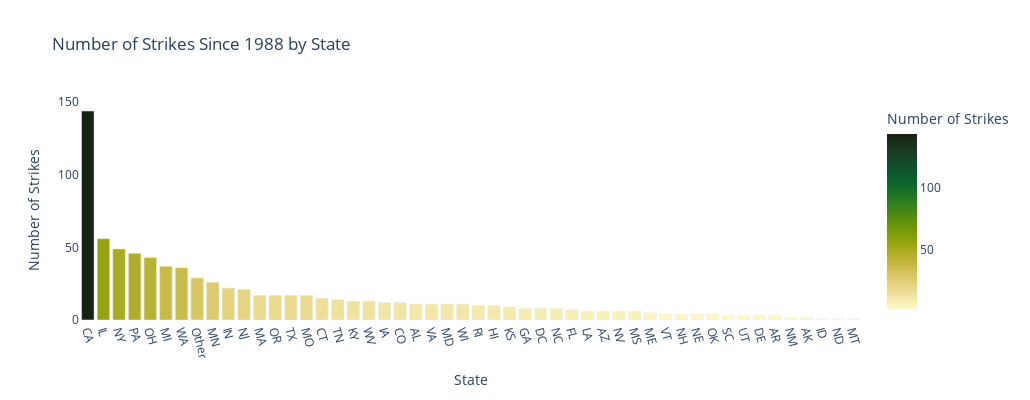

Notebook source saved alongside this figure:
### Code cell
#Bar chart of number of strikes by State since 1988:
fig = px.bar(stateCounts, x='State', y='Counts',
             hover_data=['Counts', 'State'], color='Counts',
             labels={'Counts':'Number of Strikes'},
             height=400, width = 1030, color_continuous_scale = 'speed',
            title = 'Number of Strikes Since 1988 by State')
fig.update_xaxes(
        tickangle = 75)
fig.update_layout(plot_bgcolor = 'white')
fig.show()
#Do states with lower minimum wage tend to have more strikes?

### Figure 1 — Plotly figure (JSON) as saved in the notebook; plotly's stock layout.template omitted (floating-point values rounded to 4 significant figures)
{"data": [{"alignmentgroup": "True", "hovertemplate": "State=%{x}<br>Number of Strikes=%{marker.color}<extra></extra>", "legendgroup": "", "marker": {"color": [144, 56, 49, 46, 43, 37, 36, 29, 26, 22, 21, 17, 17, 17, 17, 15, 14, 13, 13, 12, 12, 11, 11, 11, 11, 10, 10, 9, 8, 8, 8, 7, 6, 6, 6, 6, 5, 4, 4, 4, 4, 3, 3, 3, 3, 2, 2, 1, 1, 1], "coloraxis": "coloraxis"}, "name": "", "offsetgroup": "", "orientation": "v", "showlegend": false, "textposition": "auto", "type": "bar", "x": ["CA", "IL", "NY", "PA", "OH", "MI", "WA", "Other", "MN", "IN", "NJ", "MA", "OR", "TX", "MO", "CT", "TN", "KY", "WV", "IA", "CO", "AL", "VA", "MD", "WI", "RI", "HI", "KS", "GA", "DC", "NC", "FL", "LA", "AZ", "NV", "MS", "ME", "VT", "NH", "NE", "OK", "SC", "UT", "DE", "AR", "NM", "AK", "ID", "ND", "MT"], "xaxis": "x", "y": [144, 56, 49, 46, 43, 37, 36, 29, 26, 22, 21, 17, 17, 17, 17, 15, 14, 13, 13, 12, 12, 11, 11, 11, 11, 10, 10, 9, 8, 8, 8, 7, 6, 6, 6, 6, 5, 4, 4, 4, 4, 3, 3, 3, 3, 2, 2, 1, 1, 1], "yaxis": "y"}], "layout": {"barmode": "relative", "coloraxis": {"colorbar": {"title": {"text": "Number of Strikes"}}, "colorscale": [[0, "rgb(254, 252, 205)"], [0.09091, "rgb(239, 225, 156)"], [0.1818, "rgb(221, 201, 106)"], [0.2727, "rgb(194, 182, 59)"], [0.3636, "rgb(157, 167, 21)"], [0.4545, "rgb(116, 153, 5)"], [0.5455, "rgb(75, 138, 20)"], [0.6364, "rgb(35, 121, 36)"], [0.7273, "rgb(11, 100, 44)"], [0.8182, "rgb(18, 78, 43)"], [0.9091, "rgb(25, 56, 34)"], [1, "rgb(23, 35, 18)"]]}, "height": 400, "legend": {"tracegroupgap": 0}, "plot_bgcolor": "white", "title": {"text": "Number of Strikes Since 1988 by State"}, "width": 1030, "xaxis": {"anchor": "y", "domain": [0, 1], "tickangle": 75, "title": {"text": "State"}}, "yaxis": {"anchor": "x", "domain": [0, 1], "title": {"text": "Number of Strikes"}}}}
